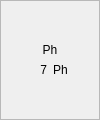
                              <widget class="QFrame" name="ind_ph">
                               <property name="minimumSize">
                                <size>
                                 <width>100</width>
                                 <height>120</height>
                                </size>
                               </property>
                               <property name="maximumSize">
                                <size>
                                 <width>100</width>
                                 <height>120</height>
                                </size>
                               </property>
                               <property name="styleSheet">
                                <string notr="true">background-color: qlineargradient(spread:pad, x1:0, y1:0, x2:0, y2:1, stop:0 rgba(17, 17, 17, 255), stop:{stop1} rgba(17, 17, 17, 255), stop:{stop2} rgba(160, 0, 180, 255), stop:1 rgba(160, 0, 180, 255));
</string>
                               </property>
                               <property name="frameShape">
                                <enum>QFrame::StyledPanel</enum>
                               </property>
                               <property name="frameShadow">
                                <enum>QFrame::Raised</enum>
                               </property>
                               <layout class="QVBoxLayout" name="verticalLayout_13">
                                <item>
                                 <spacer name="verticalSpacer_10">
                                  <property name="orientation">
                                   <enum>Qt::Vertical</enum>
                                  </property>
                                  <property name="sizeHint" stdset="0">
                                   <size>
                                    <width>20</width>
                                    <height>18</height>
                                   </size>
                                  </property>
                                 </spacer>
                                </item>
                                <item>
                                 <layout class="QVBoxLayout" name="verticalLayout_14">
                                  <item>
                                   <widget class="QLabel" name="label_13">
                                    <property name="styleSheet">
                                     <string notr="true">background-color: transparent;</string>
                                    </property>
                                    <property name="text">
                                     <string>Ph</string>
                                    </property>
                                    <property name="alignment">
                                     <set>Qt::AlignCenter</set>
                                    </property>
                                   </widget>
                                  </item>
                                  <item>
                                   <layout class="QHBoxLayout" name="horizontalLayout_12">
                                    <item>
                                     <widget class="QLabel" name="val_ph">
                                      <property name="styleSheet">
                                       <string notr="true">background-color: transparent;</string>
                                      </property>
                                      <property name="text">
                                       <string>7</string>
                                      </property>
                                      <property name="alignment">
                                       <set>Qt::AlignRight|Qt::AlignTrailing|Qt::AlignVCenter</set>
                                      </property>
                                     </widget>
                                    </item>
                                    <item>
                                     <widget class="QLabel" name="label_15">
                                      <property name="styleSheet">
                                       <string notr="true">background-color: transparent;</string>
                                      </property>
                                      <property name="text">
                                       <string>Ph</string>
                                      </property>
                                      <property name="alignment">
                                       <set>Qt::AlignLeading|Qt::AlignLeft|Qt::AlignVCenter</set>
                                      </property>
                                     </widget>
                                    </item>
                                   </layout>
                                  </item>
                                 </layout>
                                </item>
                                <item>
                                 <spacer name="verticalSpacer_11">
                                  <property name="orientation">
                                   <enum>Qt::Vertical</enum>
                                  </property>
                                  <property name="sizeHint" stdset="0">
                                   <size>
                                    <width>20</width>
                                    <height>17</height>
                                   </size>
                                  </property>
                                 </spacer>
                                </item>
                               </layout>
                              </widget>
